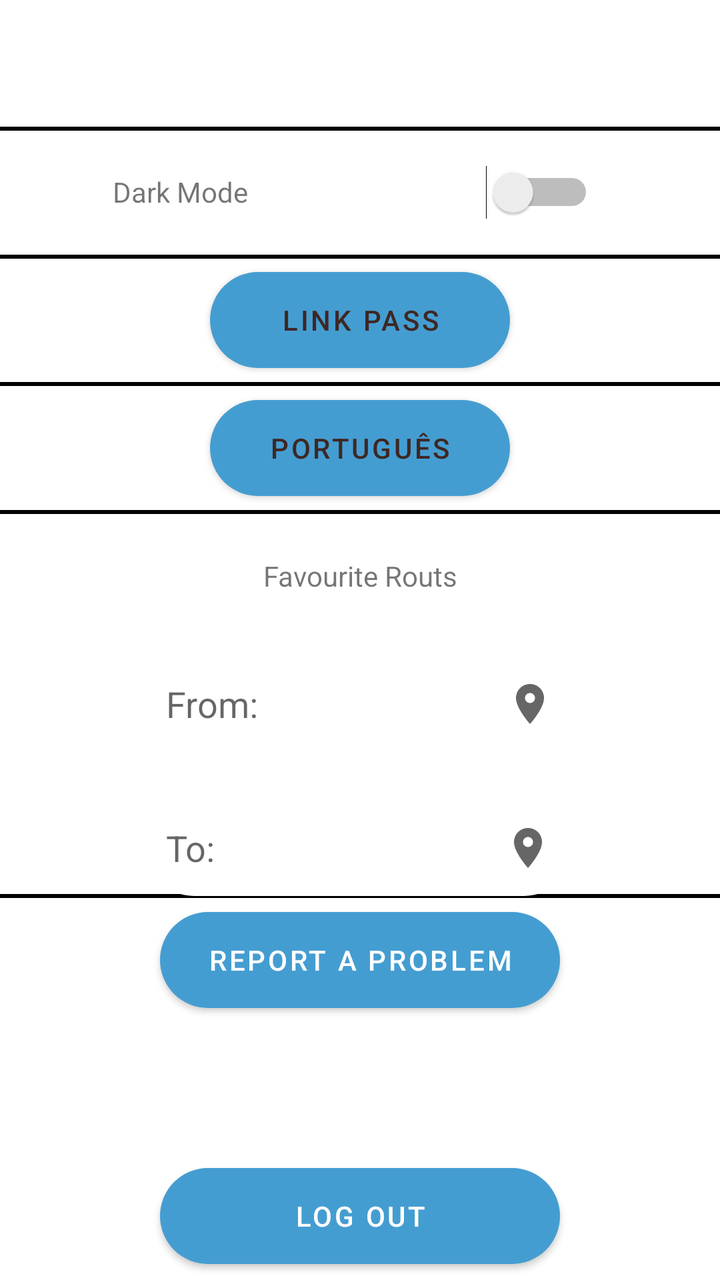
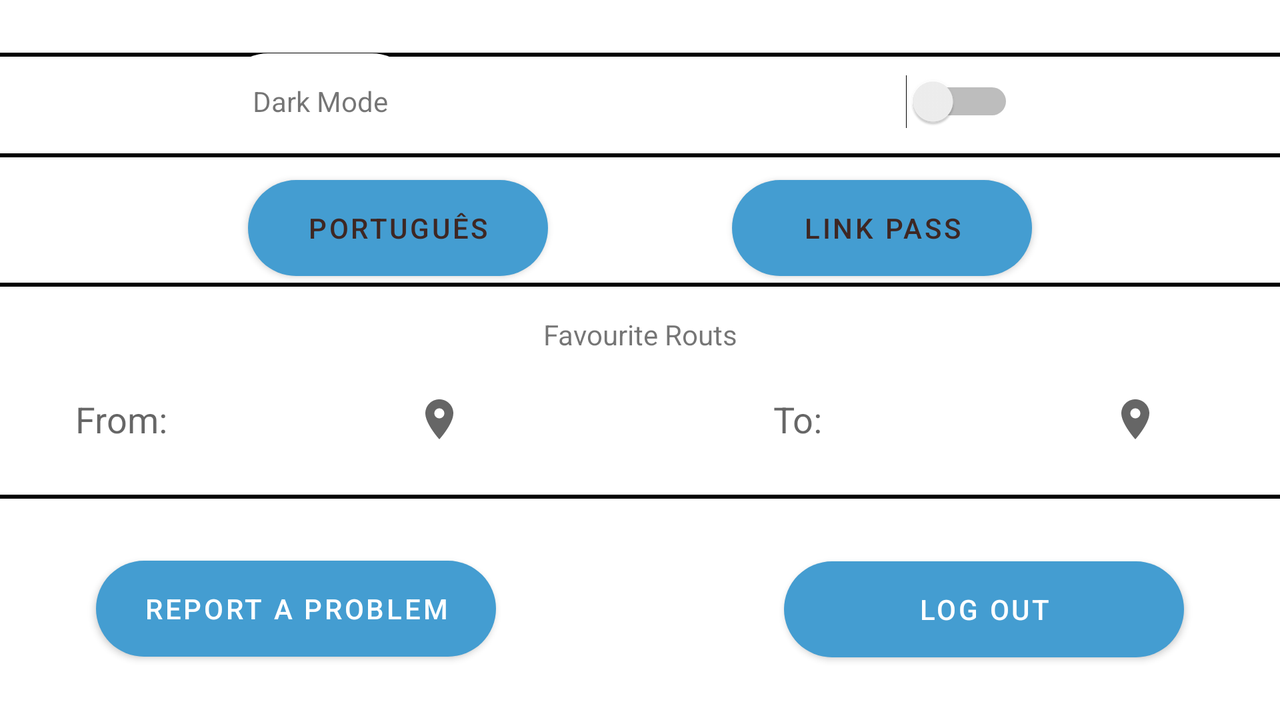

First picture: res/layout/ on a phone held upright. Second picture: the repository's own variant of that layout, on a device whose configuration matches the variant's folder. Source for both follows.
<!-- AndroidManifest.xml: application theme Theme.WheelViana -->
<!-- res/layout/activity_settings.xml -->
<?xml version="1.0" encoding="utf-8"?>
<androidx.constraintlayout.widget.ConstraintLayout xmlns:android="http://schemas.android.com/apk/res/android"
  xmlns:app="http://schemas.android.com/apk/res-auto"
  xmlns:tools="http://schemas.android.com/tools"
  android:layout_width="match_parent"
  android:layout_height="match_parent"
  tools:context=".Settings">

  
  


  <androidx.constraintlayout.widget.Guideline
    android:id="@+id/guideline"
    android:layout_width="wrap_content"
    android:layout_height="match_parent"
    android:orientation="vertical"
    app:layout_constraintGuide_percent="0.5" />

  <androidx.constraintlayout.widget.Guideline
    android:id="@+id/guideline5"
    android:layout_width="wrap_content"
    android:layout_height="match_parent"
    android:orientation="horizontal"
    app:layout_constraintGuide_percent="0.05" />

  <androidx.constraintlayout.widget.Guideline
    android:id="@+id/guideline10"
    android:layout_width="wrap_content"
    android:layout_height="match_parent"
    android:orientation="horizontal"
    app:layout_constraintGuide_percent="0.1" />

  <androidx.constraintlayout.widget.Guideline
    android:id="@+id/guideline15"
    android:layout_width="wrap_content"
    android:layout_height="match_parent"
    android:orientation="horizontal"
    app:layout_constraintGuide_percent="0.1504788" />

  <androidx.constraintlayout.widget.Guideline
    android:id="@+id/guideline20"
    android:layout_width="wrap_content"
    android:layout_height="match_parent"
    android:orientation="horizontal"
    app:layout_constraintGuide_percent="0.2" />

  <androidx.constraintlayout.widget.Guideline
    android:id="@+id/guideline25"
    android:layout_width="wrap_content"
    android:layout_height="match_parent"
    android:orientation="horizontal"
    app:layout_constraintGuide_percent="0.25" />

  <androidx.constraintlayout.widget.Guideline
    android:id="@+id/guideline30"
    android:layout_width="wrap_content"
    android:layout_height="match_parent"
    android:orientation="horizontal"
    app:layout_constraintGuide_percent="0.3" />

  <androidx.constraintlayout.widget.Guideline
    android:id="@+id/guideline35"
    android:layout_width="wrap_content"
    android:layout_height="match_parent"
    android:orientation="horizontal"
    app:layout_constraintGuide_percent="0.35" />

  <androidx.constraintlayout.widget.Guideline
    android:id="@+id/guideline40"
    android:layout_width="wrap_content"
    android:layout_height="match_parent"
    android:orientation="horizontal"
    app:layout_constraintGuide_percent="0.4" />

  <androidx.constraintlayout.widget.Guideline
    android:id="@+id/guideline45"
    android:layout_width="wrap_content"
    android:layout_height="match_parent"
    android:orientation="horizontal"
    app:layout_constraintGuide_percent="0.45" />

  <androidx.constraintlayout.widget.Guideline
    android:id="@+id/guideline50"
    android:layout_width="wrap_content"
    android:layout_height="match_parent"
    android:orientation="horizontal"
    app:layout_constraintGuide_percent="0.5" />

  <androidx.constraintlayout.widget.Guideline
    android:id="@+id/guideline55"
    android:layout_width="wrap_content"
    android:layout_height="match_parent"
    android:orientation="horizontal"
    app:layout_constraintGuide_percent="0.55" />

  <androidx.constraintlayout.widget.Guideline
    android:id="@+id/guideline60"
    android:layout_width="wrap_content"
    android:layout_height="match_parent"
    android:orientation="horizontal"
    app:layout_constraintGuide_percent="0.6" />

  <androidx.constraintlayout.widget.Guideline
    android:id="@+id/guideline65"
    android:layout_width="wrap_content"
    android:layout_height="match_parent"
    android:orientation="horizontal"
    app:layout_constraintGuide_percent="0.65" />

  <androidx.constraintlayout.widget.Guideline
    android:id="@+id/guideline70"
    android:layout_width="wrap_content"
    android:layout_height="match_parent"
    android:orientation="horizontal"
    app:layout_constraintGuide_percent="0.7" />

  <androidx.constraintlayout.widget.Guideline
    android:id="@+id/guideline75"
    android:layout_width="wrap_content"
    android:layout_height="match_parent"
    android:orientation="horizontal"
    app:layout_constraintGuide_percent="0.75" />

  <androidx.constraintlayout.widget.Guideline
    android:id="@+id/guideline80"
    android:layout_width="wrap_content"
    android:layout_height="match_parent"
    android:orientation="horizontal"
    app:layout_constraintGuide_percent="0.8" />

  <androidx.constraintlayout.widget.Guideline
    android:id="@+id/guideline85"
    android:layout_width="wrap_content"
    android:layout_height="match_parent"
    android:orientation="horizontal"
    app:layout_constraintGuide_percent="0.85" />

  <androidx.constraintlayout.widget.Guideline
    android:id="@+id/guideline90"
    android:layout_width="wrap_content"
    android:layout_height="match_parent"
    android:orientation="horizontal"
    app:layout_constraintGuide_percent="0.9" />

  <androidx.constraintlayout.widget.Guideline
    android:id="@+id/guideline95"
    android:layout_width="wrap_content"
    android:layout_height="match_parent"
    android:orientation="horizontal"
    app:layout_constraintGuide_percent="0.95" />

  
  

  
  

  <View
    android:id="@+id/line10"
    android:layout_width="match_parent"
    android:layout_height="2dp"
    android:background="#000000"
    app:layout_constraintBottom_toTopOf="@+id/guideline15"
    app:layout_constraintTop_toTopOf="@+id/guideline5" />

  <View
    android:id="@+id/line20"
    android:layout_width="match_parent"
    android:layout_height="2dp"
    android:background="#000000"
    app:layout_constraintBottom_toTopOf="@+id/guideline25"
    app:layout_constraintTop_toTopOf="@+id/guideline15" />

  <View
    android:id="@+id/line30"
    android:layout_width="match_parent"
    android:layout_height="2dp"
    android:background="#000000"
    app:layout_constraintBottom_toTopOf="@+id/guideline35"
    app:layout_constraintTop_toTopOf="@+id/guideline25" />

  <View
    android:id="@+id/line40"
    android:layout_width="match_parent"
    android:layout_height="2dp"
    android:background="#000000"
    app:layout_constraintBottom_toTopOf="@+id/guideline45"
    app:layout_constraintTop_toTopOf="@+id/guideline35" />

  <View
    android:id="@+id/line70"
    android:layout_width="match_parent"
    android:layout_height="2dp"
    android:background="#000000"
    app:layout_constraintBottom_toTopOf="@+id/guideline75"
    app:layout_constraintTop_toTopOf="@+id/guideline65" />

  
  

  <TextView
    android:id="@+id/textView"
    android:layout_width="100dp"
    android:layout_height="48dp"
    android:background="@drawable/rounded_edittext"
    android:backgroundTint="@color/common_google_signin_btn_text_dark_disabled"
    android:gravity="center_horizontal|center_vertical"
    android:minHeight="48dp"
    android:padding="10dp"
    android:text="@string/darkMode"
    app:layout_constraintBottom_toTopOf="@+id/guideline20"
    app:layout_constraintEnd_toStartOf="@+id/guideline"
    app:layout_constraintStart_toStartOf="parent"
    app:layout_constraintTop_toTopOf="@+id/guideline10" />

  <Switch
    android:id="@+id/switch2"
    android:layout_width="wrap_content"
    android:layout_height="wrap_content"
    android:minWidth="48dp"
    android:minHeight="48dp"
    app:layout_constraintBottom_toTopOf="@+id/guideline20"
    app:layout_constraintEnd_toEndOf="parent"
    app:layout_constraintStart_toStartOf="@+id/guideline"
    app:layout_constraintTop_toTopOf="@+id/guideline10" />

  <Button
    android:id="@+id/button1"
    android:layout_width="150dp"
    android:layout_height="48dp"
    android:background="@drawable/rounded_edittext"
    android:text="@string/linkPass"
    android:textColor="#3E2723"
    app:layout_constraintBottom_toTopOf="@+id/guideline30"
    app:layout_constraintEnd_toEndOf="parent"
    app:layout_constraintStart_toStartOf="parent"
    app:layout_constraintTop_toTopOf="@+id/guideline20" />

  <Button
    android:id="@+id/button2"
    android:layout_width="150dp"
    android:layout_height="48dp"
    android:background="@drawable/rounded_edittext"
    android:text="@string/language"
    android:textColor="#3E2723"
    app:layout_constraintBottom_toTopOf="@+id/guideline40"
    app:layout_constraintEnd_toEndOf="parent"
    app:layout_constraintStart_toStartOf="parent"
    app:layout_constraintTop_toTopOf="@+id/guideline30" />

  <TextView
    android:id="@+id/textView2"
    android:layout_width="150dp"
    android:layout_height="48dp"
    android:background="@drawable/rounded_edittext"
    android:gravity="center_horizontal|center_vertical"
    android:minHeight="48dp"
    android:padding="10dp"
    android:text="@string/frequent"
    app:layout_constraintBottom_toTopOf="@+id/guideline50"
    app:layout_constraintEnd_toEndOf="parent"
    app:layout_constraintStart_toStartOf="parent"
    app:layout_constraintTop_toTopOf="@+id/guideline40" />

  <EditText
    android:id="@+id/editText"
    android:layout_width="214dp"
    android:layout_height="48dp"
    android:background="@drawable/rounded_edittext"
    android:backgroundTint="@color/common_google_signin_btn_text_dark_disabled"
    android:drawableEnd="@drawable/location"
    android:ems="10"
    android:hint="@string/from"
    android:inputType="textPersonName"
    android:minHeight="48dp"
    android:padding="10dp"
    app:layout_constraintBottom_toTopOf="@+id/guideline60"
    app:layout_constraintEnd_toEndOf="parent"
    app:layout_constraintStart_toStartOf="parent"
    app:layout_constraintTop_toTopOf="@+id/guideline50"
    tools:ignore="SpeakableTextPresentCheck" />

  <EditText
    android:id="@+id/editText2"
    android:layout_width="213dp"
    android:layout_height="48dp"
    android:layout_marginTop="24dp"
    android:background="@drawable/rounded_edittext"
    android:backgroundTint="@color/common_google_signin_btn_text_dark_disabled"
    android:drawableEnd="@drawable/location"
    android:ems="10"
    android:hint="@string/to"
    android:inputType="textPersonName"
    android:minHeight="48dp"
    android:padding="10dp"
    app:layout_constraintEnd_toEndOf="parent"
    app:layout_constraintHorizontal_bias="0.497"
    app:layout_constraintStart_toStartOf="parent"
    app:layout_constraintTop_toBottomOf="@+id/editText"
    tools:ignore="SpeakableTextPresentCheck" />

  <Button
    android:id="@+id/button3"
    android:layout_width="200dp"
    android:layout_height="48dp"
    android:background="@drawable/rounded_edittext"
    android:text="@string/reportProb"
    app:layout_constraintBottom_toTopOf="@+id/guideline80"
    app:layout_constraintEnd_toEndOf="parent"
    app:layout_constraintStart_toStartOf="parent"
    app:layout_constraintTop_toTopOf="@+id/guideline70" />

  <Button
    android:id="@+id/button4"
    android:layout_width="200dp"
    android:layout_height="48dp"
    android:background="@drawable/rounded_edittext"
    android:text="@string/logOut"
    app:layout_constraintBottom_toBottomOf="parent"
    app:layout_constraintEnd_toEndOf="parent"
    app:layout_constraintStart_toStartOf="parent"
    app:layout_constraintTop_toTopOf="@+id/guideline90" />

</androidx.constraintlayout.widget.ConstraintLayout>
<!-- resources referenced by this layout -->
<resources>
  <!-- drawable location (drawable) -->
  <vector xmlns:android="http://schemas.android.com/apk/res/android"
    android:width="24dp"
    android:height="24dp"
    android:tint="?attr/colorControlNormal"
    android:viewportWidth="24"
    android:viewportHeight="24">
    <path
      android:fillColor="@android:color/white"
      android:pathData="M12,2C8.13,2 5,5.13 5,9c0,5.25 7,13 7,13s7,-7.75 7,-13c0,-3.87 -3.13,-7 -7,-7zM12,11.5c-1.38,0 -2.5,-1.12 -2.5,-2.5s1.12,-2.5 2.5,-2.5 2.5,1.12 2.5,2.5 -1.12,2.5 -2.5,2.5z" />
  </vector>
  <!-- drawable rounded_edittext (drawable) -->
  <?xml version="1.0" encoding="utf-8"?>
  <shape xmlns:android="http://schemas.android.com/apk/res/android"
      android:shape="rectangle">
  
    <solid android:color="#FFFFFF" />
    <corners android:radius="25dp" />
  </shape>
  <string name="darkMode">Dark Mode</string>
  <string name="frequent">Favourite Routs</string>
  <string name="from">From:</string>
  <string name="language">Português</string>
  <string name="linkPass">Link Pass</string>
  <string name="logOut">LOG OUT</string>
  <string name="reportProb">Report a Problem</string>
  <string name="to">To:</string>
  <style name="Theme.WheelViana" parent="Theme.MaterialComponents.DayNight.DarkActionBar">
      
      <item name="colorPrimary">@color/cor</item>
      <item name="colorPrimaryVariant">@color/purple_700</item>
      <item name="colorOnPrimary">@color/white</item>
      
      <item name="colorSecondary">@color/teal_200</item>
      <item name="colorSecondaryVariant">@color/teal_700</item>
      <item name="colorOnSecondary">@color/black</item>
      
      <item name="android:statusBarColor" tools:targetApi="l">?attr/colorPrimaryVariant</item>
      
    </style>
  <color name="cor">#449DD1</color>
  <color name="purple_700">#FF3700B3</color>
  <color name="white">#FFFFFFFF</color>
  <color name="teal_200">#FF03DAC5</color>
  <color name="teal_700">#FF018786</color>
  <color name="black">#FF000000</color>
</resources>
<!-- res/layout-land/activity_settings.xml (the repository's variant of the layout above) -->
<!-- drawn on the phone turned sideways -->
<?xml version="1.0" encoding="utf-8"?>
<androidx.constraintlayout.widget.ConstraintLayout xmlns:android="http://schemas.android.com/apk/res/android"
  xmlns:app="http://schemas.android.com/apk/res-auto"
  xmlns:tools="http://schemas.android.com/tools"
  android:layout_width="match_parent"
  android:layout_height="match_parent"
  tools:context=".Settings">

  
  


  <androidx.constraintlayout.widget.Guideline
    android:id="@+id/guideline"
    android:layout_width="wrap_content"
    android:layout_height="match_parent"
    android:orientation="vertical"
    app:layout_constraintGuide_percent="0.5" />

  <androidx.constraintlayout.widget.Guideline
      android:id="@+id/guideline5"
      android:layout_width="wrap_content"
      android:layout_height="match_parent"
      android:orientation="horizontal"
      app:layout_constraintGuide_percent="0.0" />

  <androidx.constraintlayout.widget.Guideline
      android:id="@+id/guideline10"
      android:layout_width="wrap_content"
      android:layout_height="match_parent"
      android:orientation="horizontal"
      app:layout_constraintGuide_percent="0.07" />

  <androidx.constraintlayout.widget.Guideline
    android:id="@+id/guideline15"
    android:layout_width="wrap_content"
    android:layout_height="match_parent"
    android:orientation="horizontal"
    app:layout_constraintGuide_percent="0.1504788" />

  <androidx.constraintlayout.widget.Guideline
      android:id="@+id/guideline20"
      android:layout_width="wrap_content"
      android:layout_height="match_parent"
      android:orientation="horizontal"
      app:layout_constraintGuide_percent="0.21" />

  <androidx.constraintlayout.widget.Guideline
      android:id="@+id/guideline25"
      android:layout_width="wrap_content"
      android:layout_height="match_parent"
      android:orientation="horizontal"
      app:layout_constraintGuide_percent="0.28" />

  <androidx.constraintlayout.widget.Guideline
    android:id="@+id/guideline35"
    android:layout_width="wrap_content"
    android:layout_height="match_parent"
    android:orientation="horizontal"
    app:layout_constraintGuide_percent="0.35" />

  <androidx.constraintlayout.widget.Guideline
    android:id="@+id/guideline40"
    android:layout_width="wrap_content"
    android:layout_height="match_parent"
    android:orientation="horizontal"
    app:layout_constraintGuide_percent="0.4" />

  <androidx.constraintlayout.widget.Guideline
      android:id="@+id/guideline45"
      android:layout_width="wrap_content"
      android:layout_height="match_parent"
      android:orientation="horizontal"
      app:layout_constraintGuide_percent="0.44" />

  <androidx.constraintlayout.widget.Guideline
      android:id="@+id/guideline50"
      android:layout_width="wrap_content"
      android:layout_height="match_parent"
      android:orientation="horizontal"
      app:layout_constraintGuide_percent="0.53" />

  <androidx.constraintlayout.widget.Guideline
    android:id="@+id/guideline55"
    android:layout_width="wrap_content"
    android:layout_height="match_parent"
    android:orientation="horizontal"
    app:layout_constraintGuide_percent="0.55" />

  <androidx.constraintlayout.widget.Guideline
      android:id="@+id/guideline60"
      android:layout_width="wrap_content"
      android:layout_height="match_parent"
      android:orientation="horizontal"
      app:layout_constraintGuide_percent="0.69" />

  <androidx.constraintlayout.widget.Guideline
    android:id="@+id/guideline65"
    android:layout_width="wrap_content"
    android:layout_height="match_parent"
    android:orientation="horizontal"
    app:layout_constraintGuide_percent="0.65" />

  <androidx.constraintlayout.widget.Guideline
      android:id="@+id/guideline70"
      android:layout_width="wrap_content"
      android:layout_height="match_parent"
      android:orientation="horizontal"
      app:layout_constraintGuide_percent="0.69" />

  <androidx.constraintlayout.widget.Guideline
      android:id="@+id/guideline75"
      android:layout_width="wrap_content"
      android:layout_height="match_parent"
      android:orientation="horizontal"
      app:layout_constraintGuide_percent="0.73" />

  <androidx.constraintlayout.widget.Guideline
    android:id="@+id/guideline80"
    android:layout_width="wrap_content"
    android:layout_height="match_parent"
    android:orientation="horizontal"
    app:layout_constraintGuide_percent="0.8" />

  <androidx.constraintlayout.widget.Guideline
      android:id="@+id/guideline90"
      android:layout_width="wrap_content"
      android:layout_height="match_parent"
      android:orientation="horizontal"
      app:layout_constraintGuide_begin="370dp" />

  <androidx.constraintlayout.widget.Guideline
    android:id="@+id/guideline95"
    android:layout_width="wrap_content"
    android:layout_height="match_parent"
    android:orientation="horizontal"
    app:layout_constraintGuide_percent="0.95" />

  
  

  
  

  <View
    android:id="@+id/line10"
    android:layout_width="match_parent"
    android:layout_height="2dp"
    android:background="#000000"
    app:layout_constraintBottom_toTopOf="@+id/guideline15"
    app:layout_constraintTop_toTopOf="@+id/guideline5" />

  <View
    android:id="@+id/line20"
    android:layout_width="match_parent"
    android:layout_height="2dp"
    android:background="#000000"
    app:layout_constraintBottom_toTopOf="@+id/guideline25"
    app:layout_constraintTop_toTopOf="@+id/guideline15" />

  <View
    android:id="@+id/line40"
    android:layout_width="match_parent"
    android:layout_height="2dp"
    android:background="#000000"
    app:layout_constraintBottom_toTopOf="@+id/guideline45"
    app:layout_constraintTop_toTopOf="@+id/guideline35" />

  <View
    android:id="@+id/line70"
    android:layout_width="match_parent"
    android:layout_height="2dp"
    android:background="#000000"
    app:layout_constraintBottom_toTopOf="@+id/guideline75"
    app:layout_constraintTop_toTopOf="@+id/guideline65" />

  
  

  <TextView
    android:id="@+id/textView"
    android:layout_width="100dp"
    android:layout_height="48dp"
    android:background="@drawable/rounded_edittext"
    android:backgroundTint="@color/common_google_signin_btn_text_dark_disabled"
    android:gravity="center_horizontal|center_vertical"
    android:minHeight="48dp"
    android:padding="10dp"
    android:text="@string/darkMode"
    app:layout_constraintBottom_toTopOf="@+id/guideline20"
    app:layout_constraintEnd_toStartOf="@+id/guideline"
    app:layout_constraintStart_toStartOf="parent"
    app:layout_constraintTop_toTopOf="@+id/guideline10" />

  <Switch
    android:id="@+id/switch2"
    android:layout_width="wrap_content"
    android:layout_height="wrap_content"
    android:minWidth="48dp"
    android:minHeight="48dp"
    app:layout_constraintBottom_toTopOf="@+id/guideline20"
    app:layout_constraintEnd_toEndOf="parent"
    app:layout_constraintStart_toStartOf="@+id/guideline"
    app:layout_constraintTop_toTopOf="@+id/guideline10" />

  <Button
      android:id="@+id/button1"
      android:layout_width="150dp"
      android:layout_height="48dp"
      android:layout_marginTop="20dp"
      android:layout_marginEnd="124dp"
      android:layout_marginBottom="12dp"
      android:background="@drawable/rounded_edittext"
      android:text="@string/linkPass"
      android:textColor="#3E2723"
      app:layout_constraintBottom_toTopOf="@+id/guideline40"
      app:layout_constraintEnd_toEndOf="parent"
      app:layout_constraintTop_toTopOf="@+id/guideline20" />

  <Button
      android:id="@+id/button2"
      android:layout_width="150dp"
      android:layout_height="48dp"
      android:layout_marginStart="124dp"
      android:layout_marginTop="20dp"
      android:layout_marginBottom="12dp"
      android:background="@drawable/rounded_edittext"
      android:text="@string/language"
      android:textColor="#3E2723"
      app:layout_constraintBottom_toTopOf="@+id/guideline40"
      app:layout_constraintStart_toStartOf="parent"
      app:layout_constraintTop_toTopOf="@+id/guideline20" />

  <TextView
    android:id="@+id/textView2"
    android:layout_width="150dp"
    android:layout_height="48dp"
    android:background="@drawable/rounded_edittext"
    android:gravity="center_horizontal|center_vertical"
    android:minHeight="48dp"
    android:padding="10dp"
    android:text="@string/frequent"
    app:layout_constraintBottom_toTopOf="@+id/guideline50"
    app:layout_constraintEnd_toEndOf="parent"
    app:layout_constraintStart_toStartOf="parent"
    app:layout_constraintTop_toTopOf="@+id/guideline40" />

  <EditText
      android:id="@+id/editText"
      android:layout_width="214dp"
      android:layout_height="48dp"
      android:layout_marginBottom="20dp"
      android:background="@drawable/rounded_edittext"
      android:backgroundTint="@color/common_google_signin_btn_text_dark_disabled"
      android:drawableEnd="@drawable/location"
      android:ems="10"
      android:hint="@string/from"
      android:inputType="textPersonName"
      android:minHeight="48dp"
      android:padding="10dp"
      app:layout_constraintBottom_toTopOf="@+id/guideline60"
      app:layout_constraintEnd_toEndOf="parent"
      app:layout_constraintHorizontal_bias="0.065"
      app:layout_constraintStart_toStartOf="parent"
      app:layout_constraintTop_toTopOf="@+id/guideline50"
      tools:ignore="SpeakableTextPresentCheck" />

  <EditText
      android:id="@+id/editText2"
      android:layout_width="213dp"
      android:layout_height="48dp"
      android:layout_marginBottom="20dp"
      android:background="@drawable/rounded_edittext"
      android:backgroundTint="@color/common_google_signin_btn_text_dark_disabled"
      android:drawableEnd="@drawable/location"
      android:ems="10"
      android:hint="@string/to"
      android:inputType="textPersonName"
      android:minHeight="48dp"
      android:padding="10dp"
      app:layout_constraintBottom_toTopOf="@+id/guideline60"
      app:layout_constraintEnd_toEndOf="parent"
      app:layout_constraintHorizontal_bias="0.882"
      app:layout_constraintStart_toStartOf="parent"
      app:layout_constraintTop_toTopOf="@+id/guideline50"
      tools:ignore="SpeakableTextPresentCheck" />

  <Button
      android:id="@+id/button3"
      android:layout_width="200dp"
      android:layout_height="48dp"
      android:layout_marginStart="48dp"
      android:layout_marginTop="36dp"
      android:layout_marginBottom="36dp"
      android:background="@drawable/rounded_edittext"
      android:text="@string/reportProb"
      app:layout_constraintBottom_toBottomOf="parent"
      app:layout_constraintStart_toStartOf="parent"
      app:layout_constraintTop_toTopOf="@+id/guideline70" />

  <Button
      android:id="@+id/button4"
      android:layout_width="200dp"
      android:layout_height="48dp"
      android:layout_marginTop="36dp"
      android:layout_marginEnd="48dp"
      android:layout_marginBottom="36dp"
      android:background="@drawable/rounded_edittext"
      android:text="@string/logOut"
      app:layout_constraintBottom_toBottomOf="parent"
      app:layout_constraintEnd_toEndOf="parent"
      app:layout_constraintTop_toBottomOf="@+id/line70" />

</androidx.constraintlayout.widget.ConstraintLayout>
